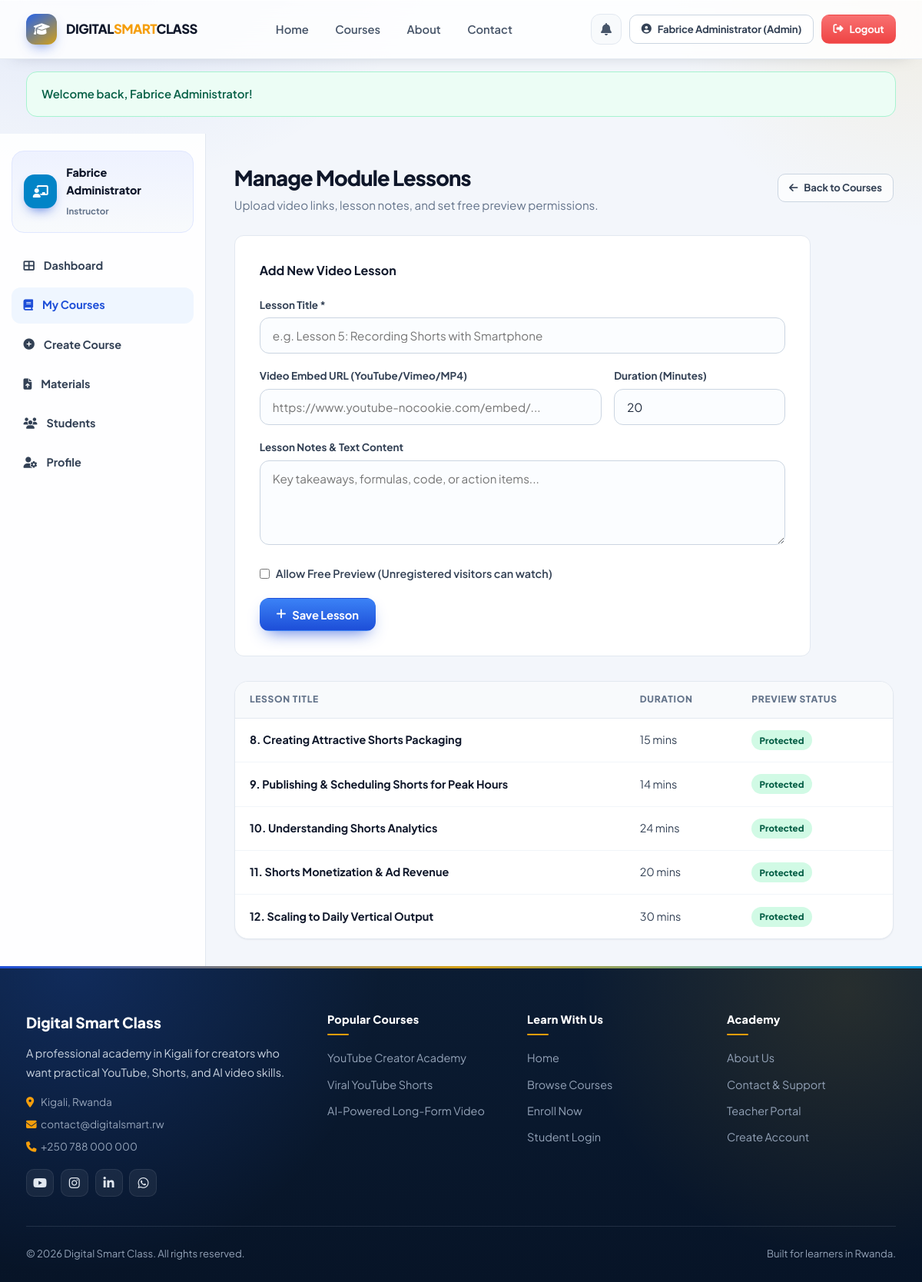
The page /teacher/lessons.php?module_id=6 (signed in) on the database its author committed.
### tables this page shows
CREATE TABLE IF NOT EXISTS `lessons` (
    `id` INT AUTO_INCREMENT PRIMARY KEY,
    `module_id` INT NOT NULL,
    `title` VARCHAR(200) NOT NULL,
    `content` LONGTEXT NULL,
    `video_url` VARCHAR(255) NULL,
    `duration_minutes` INT DEFAULT 20,
    `order_num` INT DEFAULT 1,
    `is_free_preview` TINYINT(1) DEFAULT 0,
    FOREIGN KEY (`module_id`) REFERENCES `modules`(`id`) ON DELETE CASCADE
);

### includes/auth.php (called while the page is built, shortened)
<?php
function is_logged_in() {
    return isset($_SESSION['user_id']) && !empty($_SESSION['user_id']);
}
function current_user() {
    return [
        'id'        => $_SESSION['user_id'],
        'role'      => $_SESSION['user_role'] ?? 'student',
        'role_id'   => $_SESSION['user_role_id'] ?? 3,
        'full_name' => $_SESSION['user_name'] ?? 'User',
        'email'     => $_SESSION['user_email'] ?? '',
    ];
}

### config/database.php (called while the page is built, shortened)
<?php
function site_url($path = '') {
    $protocol = (!empty($_SERVER['HTTPS']) && $_SERVER['HTTPS'] !== 'off') ? "https://" : "http://";
    $host = $_SERVER['HTTP_HOST'] ?? 'localhost';
    $scriptDir = str_replace('\\', '/', dirname($_SERVER['SCRIPT_NAME']));
    $baseDir = preg_replace('/(\/(student|teacher|admin|accountant|config|includes|assets))$/', '', $scriptDir);
    $baseDir = rtrim($baseDir, '/');
    return $protocol . $host . $baseDir . '/' . ltrim($path, '/');
}

### teacher/lessons.php (the view, shortened to what this page needs)
<?php
require_once __DIR__ . '/../includes/teacher-auth.php';
$user = current_user();
$moduleId = isset($_GET['module_id']) ? (int)$_GET['module_id'] : 1;
$lessons = [];
if ($db_connected && $pdo) {
    try {
        $lStmt = $pdo->prepare("SELECT * FROM lessons WHERE module_id = :mid ORDER BY order_num ASC");
        $lStmt->execute(['mid' => $moduleId]);
        $lessons = $lStmt->fetchAll();
    } catch (PDOException $e) {
        $lessons = [];
    }
}
require_once __DIR__ . '/../includes/header.php';
?>
<div class="dashboard-layout">
    <aside class="sidebar">
        <div class="sidebar-user">
            <div class="sidebar-user-avatar" style="background: #0284c7;"><i class="fas fa-chalkboard-teacher"></i></div>
            <div class="sidebar-user-info">
                <h5><?= e($user['full_name']); ?></h5>
                <span>Instructor</span>
            </div>
        </div>
        <ul class="sidebar-menu">
            <li class="sidebar-item"><a href="<?= site_url('teacher/dashboard.php'); ?>"><i class="fas fa-th-large"></i> Dashboard</a></li>
            <li class="sidebar-item active"><a href="<?= site_url('teacher/courses.php'); ?>"><i class="fas fa-book"></i> My Courses</a></li>
            <li class="sidebar-item"><a href="<?= site_url('teacher/create-course.php'); ?>"><i class="fas fa-plus-circle"></i> Create Course</a></li>
            <li class="sidebar-item"><a href="<?= site_url('teacher/materials.php'); ?>"><i class="fas fa-file-upload"></i> Materials</a></li>
            <li class="sidebar-item"><a href="<?= site_url('teacher/students.php'); ?>"><i class="fas fa-users"></i> Students</a></li>
            <li class="sidebar-item"><a href="<?= site_url('teacher/profile.php'); ?>"><i class="fas fa-user-cog"></i> Profile</a></li>
        </ul>
    </aside>
    <main class="dashboard-main">
        <div class="dashboard-title-bar">
            <div>
                <h2>Manage Module Lessons</h2>
                <p style="color: var(--gray-500); font-size: 0.95rem;">Upload video links, lesson notes, and set free preview permissions.</p>
            </div>
            <a href="<?= site_url('teacher/courses.php'); ?>" class="btn btn-outline btn-sm">
                <i class="fas fa-arrow-left"></i> Back to Courses
            </a>
        </div>
        <div style="background: #ffffff; border: 1px solid #e2e8f0; border-radius: 12px; padding: 2rem; margin-bottom: 2rem; max-width: 750px;">
            <h4 style="font-weight: 700; color: #0f172a; margin-bottom: 1.25rem;">Add New Video Lesson</h4>
            <form action="" method="POST">
                <div class="form-group">
                    <label class="form-label">Lesson Title *</label>
                    <input type="text" name="lesson_title" class="form-control" required placeholder="e.g. Lesson 5: Recording Shorts with Smartphone">
                </div>
                <div style="display: grid; grid-template-columns: 2fr 1fr; gap: 1rem;">
                    <div class="form-group">
                        <label class="form-label">Video Embed URL (YouTube/Vimeo/MP4)</label>
                        <input type="url" name="video_url" class="form-control" placeholder="https://www.youtube-nocookie.com/embed/...">
                    </div>
                    <div class="form-group">
                        <label class="form-label">Duration (Minutes)</label>
                        <input type="number" name="duration_minutes" class="form-control" value="20">
                    </div>
                </div>
                <div class="form-group">
                    <label class="form-label">Lesson Notes & Text Content</label>
                    <textarea name="content" class="form-control" rows="3" placeholder="Key takeaways, formulas, code, or action items..."></textarea>
                </div>
                <div class="form-group" style="display: flex; align-items: center; gap: 0.5rem; margin-bottom: 1.25rem;">
                    <input type="checkbox" name="is_free_preview" id="is_free_preview" value="1">
                    <label for="is_free_preview" style="font-size: 0.9rem; color: #334155; font-weight: 600;">Allow Free Preview (Unregistered visitors can watch)</label>
                </div>
                <button type="submit" class="btn btn-primary">
                    <i class="fas fa-plus"></i> Save Lesson
                </button>
            </form>
        </div>
        <div class="table-card">
            <div class="table-responsive">
                <table>
                    <thead>
                        <tr>
                            <th>Lesson Title</th>
                            <th>Duration</th>
                            <th>Preview Status</th>
                        </tr>
                    </thead>
                    <tbody>
                        <?php if (empty($lessons)): ?>
                            <tr>
                                <td>Lesson 1: Understanding Shorts Ecosystem</td>
                                <td>18 mins</td>
                                <td><span class="badge" style="background: #e0f2fe; color: #0369a1;">Free Preview</span></td>
                            </tr>
                            <tr>
                                <td>Lesson 2: 3-Second Retention Hooks</td>
                                <td>22 mins</td>
                                <td><span class="badge badge-active">Protected</span></td>
                            </tr>
                        <?php else: ?>
                            <?php foreach ($lessons as $l): ?>
                                <tr>
                                    <td style="font-weight: 700; color: #0f172a;"><?= e($l['title']); ?></td>
                                    <td><?= e($l['duration_minutes']); ?> mins</td>
                                    <td>
                                        <?php if (!empty($l['is_free_preview'])): ?>
                                            <span class="badge" style="background: #e0f2fe; color: #0369a1;">Free Preview</span>
                                        <?php else: ?>
                                            <span class="badge badge-active">Protected</span>
                                        <?php endif; ?>
                                    </td>
                                </tr>
                            <?php endforeach; ?>
                        <?php endif; ?>
                    </tbody>
                </table>
            </div>
        </div>
    </main>
</div>
<?php require_once __DIR__ . '/../includes/footer.php'; ?>

### rows shown on the page
lessons: title "8. Creating Attractive Shorts Packaging", duration_minutes "15", is_free_preview "Protected"
lessons: title "9. Publishing & Scheduling Shorts for Peak Hours", duration_minutes "14", is_free_preview "Protected"
lessons: title "10. Understanding Shorts Analytics", duration_minutes "24", is_free_preview "Protected"
lessons: title "11. Shorts Monetization & Ad Revenue", duration_minutes "20", is_free_preview "Protected"
lessons: title "12. Scaling to Daily Vertical Output", duration_minutes "30", is_free_preview "Protected"

### other values the page prints
$currentUser['full_name'] "Fabrice Administrator"
$roleLabel "Admin"
$msg "Welcome back, Fabrice Administrator!"
$user['full_name'] "Fabrice Administrator"
